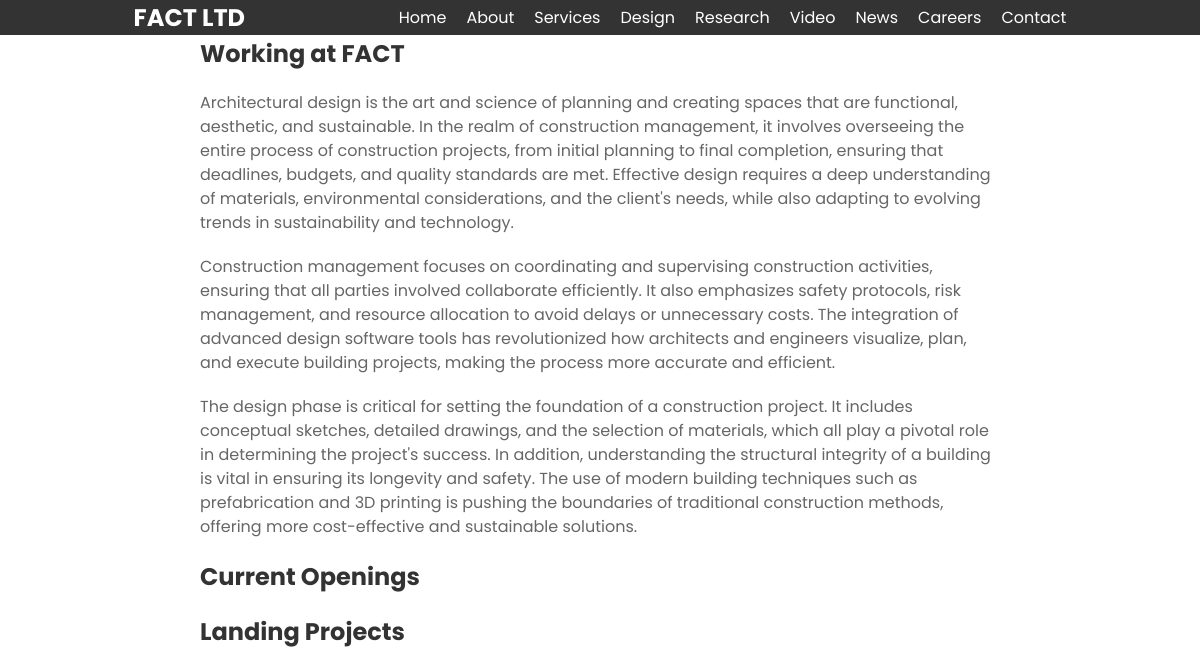
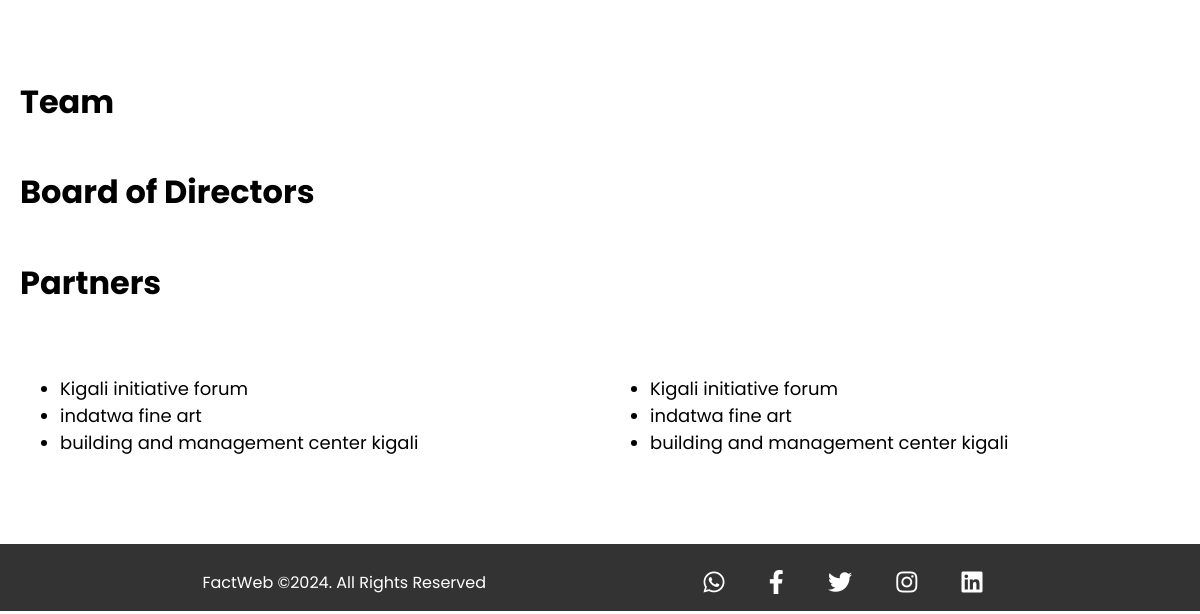
The app's page /careers/, older data (2 pictures, top to bottom).
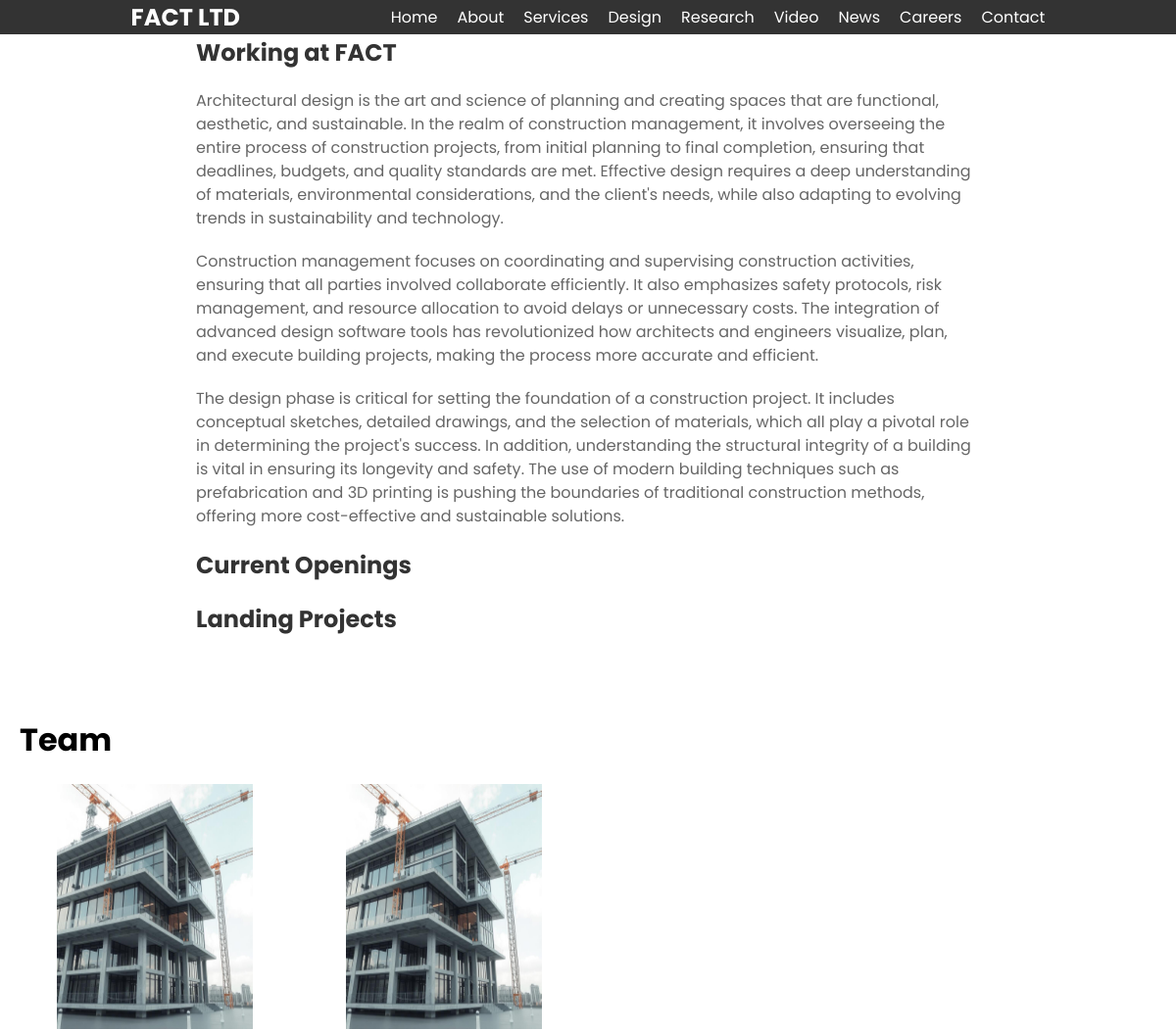
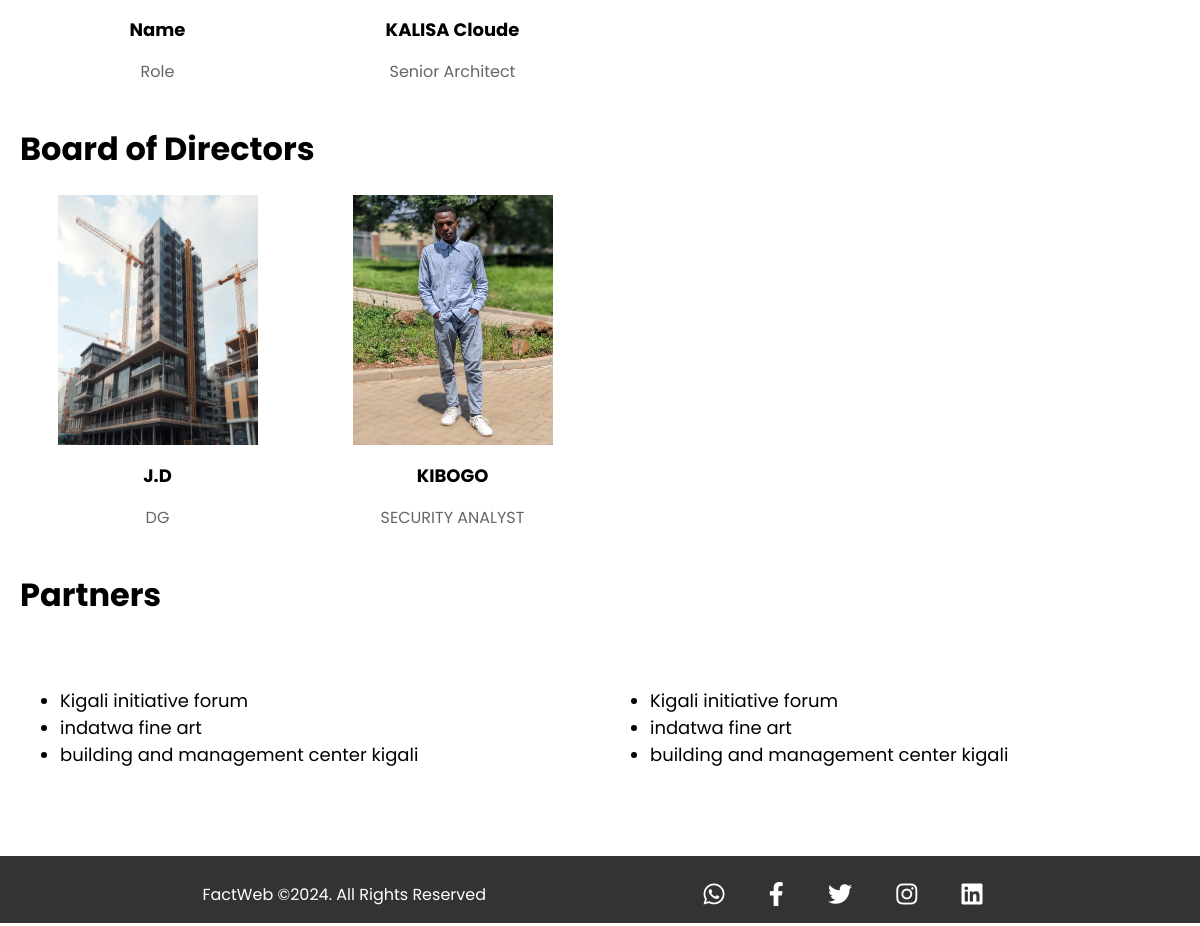
The same page, newer data (2 pictures, top to bottom).
### FactWebApp/models.py (models this page shows, shortened)
class Image(models.Model):
    image = models.ImageField(upload_to='images/')
    title = models.CharField(max_length=100, default='Title')
    description = models.TextField()
    location = models.CharField(max_length=100, default='Location')
    category = models.ForeignKey(ImageCategory, on_delete=models.CASCADE)
    name = models.CharField(max_length=100, default='Name')
    role = models.CharField(max_length=100, default='Role')
    posted_date = models.DateTimeField(default=now)
    magazine_type=models.TextField(default='Architectural magazine')  # Default to the current date/time

### FactWebApp/views.py (the view)
# urls.py: path('careers/', views.careers, name='careers'),
def careers(request):
    try:
        team_category = ImageCategory.objects.get(name='Team')
        board_category = ImageCategory.objects.get(name='Board')
        team_images = Image.objects.filter(category=team_category)
        board_images = Image.objects.filter(category=board_category)
    except ImageCategory.DoesNotExist:
        team_images = []
        board_images = []
    return render(request, 'FactWebApp/careers.html', {'team_images': team_images, 'board_images': board_images})

### FactWebApp/templates/FactWebApp/careers.html (shortened to what this page needs)
{% extends 'base.html' %}
{% load static %}
{% block content %}
<div class="careers-container">
    <h1>Working at FACT</h1>
                <p>Architectural design is the art and science of planning and creating spaces
                    that are functional, aesthetic, and sustainable.
                    In the realm of construction management, it involves overseeing the
                    entire process of construction projects, from initial planning to final completion,
                    ensuring that deadlines, budgets, and quality standards are met.
                    Effective design requires a deep understanding of materials, environmental considerations,
                    and the client's needs, while also adapting to evolving trends in sustainability and technology.
                </p>
                <p>
                Construction management focuses on coordinating and supervising construction activities,
                ensuring that all parties involved collaborate efficiently.
                It also emphasizes safety protocols, risk management, and resource allocation to avoid
                delays or unnecessary costs. The integration of advanced design software
                tools has revolutionized how architects and engineers visualize, plan, and execute
                building projects, making the process more accurate and efficient.
                </p>
                <p>
                The design phase is critical for setting the foundation of a construction project.
                It includes conceptual sketches, detailed drawings, and the selection of materials,
                which all play a pivotal role in determining the project's success.
                In addition, understanding the structural integrity of a building is vital in ensuring its
                longevity and safety. The use of modern building techniques such as prefabrication and 3D
                printing is pushing the boundaries of traditional construction methods, offering more
                cost-effective and sustainable solutions.
                </p>
    <h1>Current Openings</h1>
    <h1>Landing Projects</h1>
</div>
<div class="team-container">
    <h1>Team</h1>
    <div class="team-grid">
        {% for team_image in team_images %}
        <div class="team-member">
            <img src="{{ team_image.image.url }}" alt="{{ team_image.description }}">
            <h3>{{ team_image.name }}</h3>
            <p>{{ team_image.role }}</p>
        </div>
        {% endfor %}
    </div>
    <h1>Board of Directors</h1>
    <div class="board-grid">
        {% for board_image in board_images %}
        <div class="board-member">
            <img src="{{ board_image.image.url }}" alt="{{ board_image.description }}">
            <h3>{{ board_image.name }}</h3>
            <p>{{ board_image.role }}</p>
        </div>
        {% endfor %}
    </div>
    <h1>Partners</h1>
    <div class="partners">
        <ul class="left">
            <li>Kigali initiative forum</li>
            <li>indatwa fine art</li>
            <li>building and management center kigali</li>
        </ul>
        <ul class="right">
            <li>Kigali initiative forum</li>
            <li>indatwa fine art</li>
            <li>building and management center kigali</li>
        </ul>
    </div>
</div>
{% endblock %}
{% block extrastyles %}
<link rel="stylesheet" type="text/css" href="{% static 'FactWebApp/css/careers.css' %}">
{% endblock %}

Row changes from the older to the newer data that the page shows:
added Image: image (picture), name "Name", role "Role", shown under "Team"
added Image: image (picture), name "KALISA Cloude", role "Senior Architect", shown under "Team"
added Image: image (picture), name "J.D", role "DG", shown under "Board of Directors"
added Image: image (picture), name "KIBOGO", role "SECURITY ANALYST", shown under "Board of Directors"
